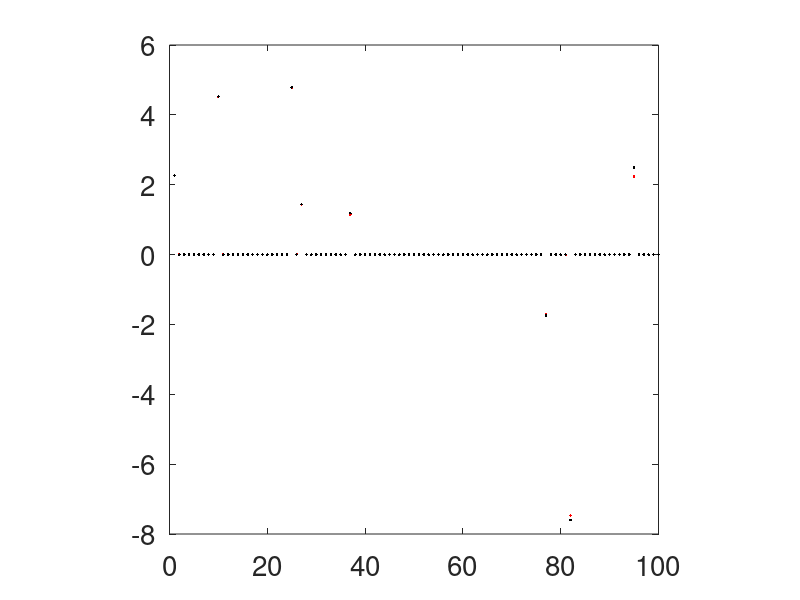
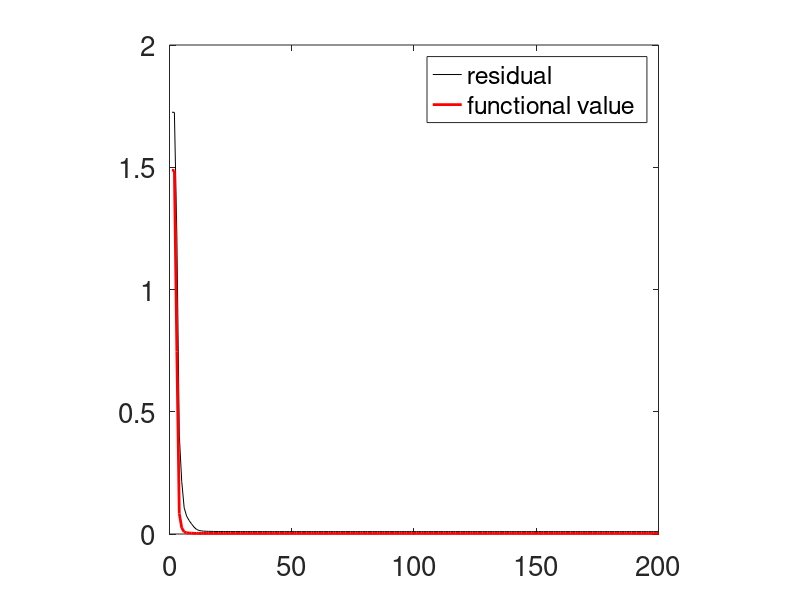

The MATLAB script that drew these images, in order:
% iteratively reweighted least-squares method
n = 1000;
m = round(n/2);
A = randn(m,n);
xe= zeros(n,1);
ind = rand(n,1);
ind = find(ind >.9);
xe(ind) = 10*randn(size(ind));
A  = A/norm(A);
be = A*xe;
b  = be + max(abs(be))*1e-5*randn(m,1);
al = 1e-2;

%% 
%% ill-posed problem: first-order derivative
clear, close all
n = 100;
m = n;
N = 500;
A = ones(n);
A = tril(A);
xe= zeros(n,1);
ind = rand(n,1);
ind = find(ind >.9);
xe(ind) = 10*randn(size(ind));
A  = A/norm(A);
be = A*xe;
b  = be + max(abs(be))*1e-5*randn(m,1);
al = 1e-4;

%%
% iteratively reweighed least-squares
x = zeros(n,1);
res = [];
fcnl= [];
for k = 1:200
    W = diag(2./(abs(x)+1e-10));
    x = (A'*A+al*W)\(A'*b);
    figure(1), plot(1:n,x,'r.',1:n,xe,'k.'), axis square, set(gca,'fontsize',20)
    res(k) = norm(A*x-b);
    fcnl(k)= norm(A*x-b)^2/2+al*norm(x,1);
end

%%
figure(2), plot(1:200,res,'k',1:200,fcnl,'r','linewidth',2), 
legend('residual','functional value')
axis square
set(gca,'fontsize',20)

% fast iterative soft thresholding